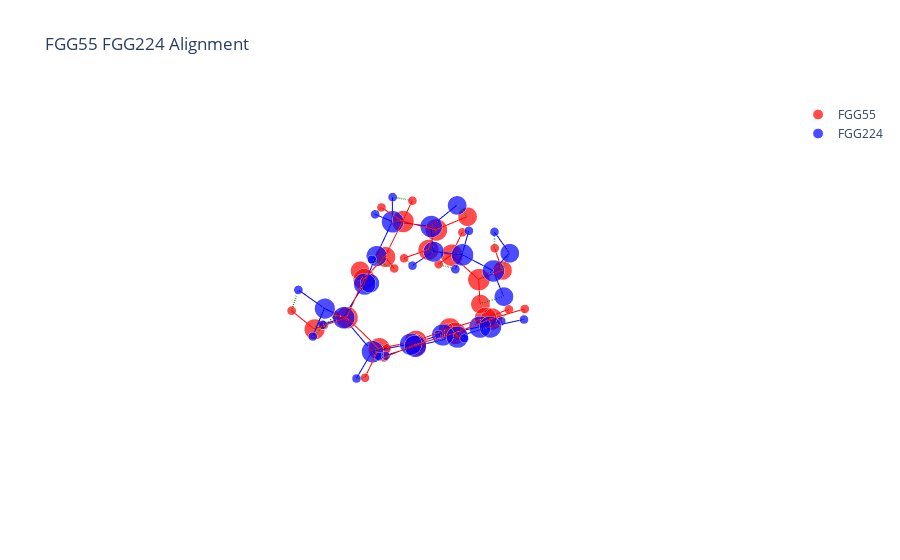

The notebook cell this image was saved under:
### Code cell
# %%
# Read the molecules
molA = next(pybel.readfile("xyz", "../Data/FGG-Tripeptide/252_FGG55.xyz"))
molB = next(pybel.readfile("xyz", "../Data/FGG-Tripeptide/258_FGG224.xyz"))
X_A, T_A, B_A = otm.tl.process_molecule(molA) # Output (1) spatial coordinates, (2) atom types, and (3) bonds as numpy arrays.
X_B, T_B, B_B = otm.tl.process_molecule(molB)
assignment = otmol_name_res['assignment'][5]
P = otm.tl.permutation_to_matrix(assignment)
X_B_aligned, _, _ = otm.tl.kabsch(X_A, X_B, P) 
print(otm.tl.root_mean_square_deviation(X_A, X_B_aligned[assignment]))
otm.pl.interactive_alignment_plot(X_A, X_B_aligned, T_A, T_B, B_A, B_B, assignment = assignment, nameA = 'FGG55', nameB = 'FGG224', save = False)

### Figure 1 — Plotly figure (JSON) as saved in the notebook; plotly's stock layout.template omitted (floating-point values rounded to 4 significant figures)
{"data": [{"marker": {"color": "red", "size": [13.2, 15.2, 13.2, 6.2, 15.2, 6.2, 6.2, 14.2, 6.2, 15.2, 13.2, 15.2, 6.2, 6.2, 14.2, 6.2, 15.2, 13.2, 15.2, 14.2, 6.2, 6.2, 6.2, 15.2, 6.2, 6.2, 15.2, 15.2, 6.2, 15.2, 6.2, 15.2, 6.2, 15.2, 6.2, 15.2, 6.2], "symbol": "circle"}, "mode": "markers", "name": "FGG55", "type": "scatter3d", "x": [-3.065, -3.029, -3.155, -2.99, -2.846, -2.855, -3.677, -1.595, -0.848, -1.402, -2.229, -0.085, -0.04, -0.075, 1.09, 1.478, 1.524, 0.952, 2.756, 3.482, 2.807, 3.863, 3.429, 2.321, 3.22, 1.634, 1.675, 2.433, 3.5, 1.834, 2.435, 0.465, -0.003, -0.297, -1.357, 0.307, -0.292], "y": [0.117, -0.032, 0.992, 0.658, -1.396, -2.147, -1.574, -1.507, -2.111, -0.89, -0.122, -1.219, -2.292, -0.686, -0.845, 0.078, -1.574, -2.605, -1.048, -2.091, -2.631, -2.746, -0.586, 0.033, 0.33, -0.418, 1.208, 2.027, 1.859, 3.059, 3.683, 3.291, 4.091, 2.499, 2.673, 1.462, 0.849], "z": [-2.327, -1.129, -0.274, 0.642, -0.469, -1.251, 0.217, 0.261, -0.072, 1.437, 1.947, 2.128, 2.315, 3.073, 1.364, 1.493, 0.311, -0.059, -0.42, -1.123, -1.655, -0.45, 0.305, -1.427, -1.968, -2.147, -0.752, 0.094, 0.183, 0.815, 1.463, 0.69, 1.247, -0.168, -0.283, -0.879, -1.543]}, {"marker": {"color": "blue", "size": [13.2, 15.2, 13.2, 6.2, 15.2, 6.2, 6.2, 14.2, 6.2, 15.2, 13.2, 15.2, 6.2, 6.2, 14.2, 6.2, 15.2, 13.2, 15.2, 14.2, 6.2, 6.2, 6.2, 15.2, 6.2, 6.2, 15.2, 15.2, 6.2, 15.2, 6.2, 15.2, 6.2, 15.2, 6.2, 15.2, 6.2], "symbol": "circle"}, "mode": "markers", "name": "FGG224", "type": "scatter3d", "x": [-3.351, -3.181, -3.13, -2.903, -3.02, -3.8, -3.14, -1.723, -1.046, -1.403, -2.131, -0.08682, 0.04186, -0.1697, 1.08, 1.747, 1.387, 0.6425, 2.727, 3.604, 3.954, 4.416, 3.113, 2.494, 1.948, 3.472, 1.737, 0.3841, -0.1034, -0.3386, -1.376, 0.2841, -0.277, 1.632, 2.125, 2.353, 3.404], "y": [1.059, 0.5414, 1.251, 0.6425, -0.9646, -1.327, -1.424, -1.347, -1.847, -1.157, -0.5574, -1.782, -1.541, -2.864, -1.332, -0.6964, -1.769, -2.488, -1.3, -0.8926, -1.712, -0.4154, -2.139, -0.1276, -0.5187, 0.2015, 1.024, 1.21, 0.5359, 2.265, 2.406, 3.14, 3.955, 2.97, 3.656, 1.924, 1.812], "z": [-1.593, -0.5127, 0.6174, 1.363, -0.3401, 0.3321, -1.314, 0.1898, -0.386, 1.476, 2.281, 1.918, 2.967, 1.805, 1.188, 1.606, -0.04454, -0.7224, -0.5811, 0.5147, 0.9996, 0.1406, -1.167, -1.551, -2.41, -1.911, -0.9519, -1.258, -1.952, -0.7027, -0.9692, 0.1853, 0.6209, 0.4956, 1.171, -0.07535, 0.1585]}, {"line": {"color": "red", "width": 2}, "mode": "lines", "showlegend": false, "type": "scatter3d", "x": [-3.065, -3.029], "y": [0.117, -0.032], "z": [-2.327, -1.129]}, {"line": {"color": "red", "width": 2}, "mode": "lines", "showlegend": false, "type": "scatter3d", "x": [-3.029, -3.155], "y": [-0.032, 0.992], "z": [-1.129, -0.274]}, {"line": {"color": "red", "width": 2}, "mode": "lines", "showlegend": false, "type": "scatter3d", "x": [-3.029, -2.846], "y": [-0.032, -1.396], "z": [-1.129, -0.469]}, {"line": {"color": "red", "width": 2}, "mode": "lines", "showlegend": false, "type": "scatter3d", "x": [-3.155, -2.99], "y": [0.992, 0.658], "z": [-0.274, 0.642]}, {"line": {"color": "red", "width": 2}, "mode": "lines", "showlegend": false, "type": "scatter3d", "x": [-2.846, -2.855], "y": [-1.396, -2.147], "z": [-0.469, -1.251]}, {"line": {"color": "red", "width": 2}, "mode": "lines", "showlegend": false, "type": "scatter3d", "x": [-2.846, -3.677], "y": [-1.396, -1.574], "z": [-0.469, 0.217]}, {"line": {"color": "red", "width": 2}, "mode": "lines", "showlegend": false, "type": "scatter3d", "x": [-2.846, -1.595], "y": [-1.396, -1.507], "z": [-0.469, 0.261]}, {"line": {"color": "red", "width": 2}, "mode": "lines", "showlegend": false, "type": "scatter3d", "x": [-1.595, -0.848], "y": [-1.507, -2.111], "z": [0.261, -0.072]}, {"line": {"color": "red", "width": 2}, "mode": "lines", "showlegend": false, "type": "scatter3d", "x": [-1.595, -1.402], "y": [-1.507, -0.89], "z": [0.261, 1.437]}, {"line": {"color": "red", "width": 2}, "mode": "lines", "showlegend": false, "type": "scatter3d", "x": [-1.402, -2.229], "y": [-0.89, -0.122], "z": [1.437, 1.947]}, {"line": {"color": "red", "width": 2}, "mode": "lines", "showlegend": false, "type": "scatter3d", "x": [-1.402, -0.085], "y": [-0.89, -1.219], "z": [1.437, 2.128]}, {"line": {"color": "red", "width": 2}, "mode": "lines", "showlegend": false, "type": "scatter3d", "x": [-0.085, -0.04], "y": [-1.219, -2.292], "z": [2.128, 2.315]}, {"line": {"color": "red", "width": 2}, "mode": "lines", "showlegend": false, "type": "scatter3d", "x": [-0.085, -0.075], "y": [-1.219, -0.686], "z": [2.128, 3.073]}, {"line": {"color": "red", "width": 2}, "mode": "lines", "showlegend": false, "type": "scatter3d", "x": [-0.085, 1.09], "y": [-1.219, -0.845], "z": [2.128, 1.364]}, {"line": {"color": "red", "width": 2}, "mode": "lines", "showlegend": false, "type": "scatter3d", "x": [1.09, 1.478], "y": [-0.845, 0.078], "z": [1.364, 1.493]}, {"line": {"color": "red", "width": 2}, "mode": "lines", "showlegend": false, "type": "scatter3d", "x": [1.09, 1.524], "y": [-0.845, -1.574], "z": [1.364, 0.311]}, {"line": {"color": "red", "width": 2}, "mode": "lines", "showlegend": false, "type": "scatter3d", "x": [1.524, 0.952], "y": [-1.574, -2.605], "z": [0.311, -0.059]}, {"line": {"color": "red", "width": 2}, "mode": "lines", "showlegend": false, "type": "scatter3d", "x": [1.524, 2.756], "y": [-1.574, -1.048], "z": [0.311, -0.42]}, {"line": {"color": "red", "width": 2}, "mode": "lines", "showlegend": false, "type": "scatter3d", "x": [2.756, 3.482], "y": [-1.048, -2.091], "z": [-0.42, -1.123]}, {"line": {"color": "red", "width": 2}, "mode": "lines", "showlegend": false, "type": "scatter3d", "x": [2.756, 3.429], "y": [-1.048, -0.586], "z": [-0.42, 0.305]}, {"line": {"color": "red", "width": 2}, "mode": "lines", "showlegend": false, "type": "scatter3d", "x": [2.756, 2.321], "y": [-1.048, 0.033], "z": [-0.42, -1.427]}, {"line": {"color": "red", "width": 2}, "mode": "lines", "showlegend": false, "type": "scatter3d", "x": [3.482, 2.807], "y": [-2.091, -2.631], "z": [-1.123, -1.655]}, {"line": {"color": "red", "width": 2}, "mode": "lines", "showlegend": false, "type": "scatter3d", "x": [3.482, 3.863], "y": [-2.091, -2.746], "z": [-1.123, -0.45]}, {"line": {"color": "red", "width": 2}, "mode": "lines", "showlegend": false, "type": "scatter3d", "x": [2.321, 3.22], "y": [0.033, 0.33], "z": [-1.427, -1.968]}, {"line": {"color": "red", "width": 2}, "mode": "lines", "showlegend": false, "type": "scatter3d", "x": [2.321, 1.634], "y": [0.033, -0.418], "z": [-1.427, -2.147]}, {"line": {"color": "red", "width": 2}, "mode": "lines", "showlegend": false, "type": "scatter3d", "x": [2.321, 1.675], "y": [0.033, 1.208], "z": [-1.427, -0.752]}, {"line": {"color": "red", "width": 2}, "mode": "lines", "showlegend": false, "type": "scatter3d", "x": [1.675, 2.433], "y": [1.208, 2.027], "z": [-0.752, 0.094]}, {"line": {"color": "red", "width": 2}, "mode": "lines", "showlegend": false, "type": "scatter3d", "x": [1.675, 0.307], "y": [1.208, 1.462], "z": [-0.752, -0.879]}, {"line": {"color": "red", "width": 2}, "mode": "lines", "showlegend": false, "type": "scatter3d", "x": [2.433, 3.5], "y": [2.027, 1.859], "z": [0.094, 0.183]}, {"line": {"color": "red", "width": 2}, "mode": "lines", "showlegend": false, "type": "scatter3d", "x": [2.433, 1.834], "y": [2.027, 3.059], "z": [0.094, 0.815]}, {"line": {"color": "red", "width": 2}, "mode": "lines", "showlegend": false, "type": "scatter3d", "x": [1.834, 2.435], "y": [3.059, 3.683], "z": [0.815, 1.463]}, {"line": {"color": "red", "width": 2}, "mode": "lines", "showlegend": false, "type": "scatter3d", "x": [1.834, 0.465], "y": [3.059, 3.291], "z": [0.815, 0.69]}, {"line": {"color": "red", "width": 2}, "mode": "lines", "showlegend": false, "type": "scatter3d", "x": [0.465, -0.003], "y": [3.291, 4.091], "z": [0.69, 1.247]}, {"line": {"color": "red", "width": 2}, "mode": "lines", "showlegend": false, "type": "scatter3d", "x": [0.465, -0.297], "y": [3.291, 2.499], "z": [0.69, -0.168]}, {"line": {"color": "red", "width": 2}, "mode": "lines", "showlegend": false, "type": "scatter3d", "x": [-0.297, -1.357], "y": [2.499, 2.673], "z": [-0.168, -0.283]}, {"line": {"color": "red", "width": 2}, "mode": "lines", "showlegend": false, "type": "scatter3d", "x": [-0.297, 0.307], "y": [2.499, 1.462], "z": [-0.168, -0.879]}, {"line": {"color": "red", "width": 2}, "mode": "lines", "showlegend": false, "type": "scatter3d", "x": [0.307, -0.292], "y": [1.462, 0.849], "z": [-0.879, -1.543]}, {"line": {"color": "blue", "width": 2}, "mode": "lines", "showlegend": false, "type": "scatter3d", "x": [-3.351, -3.181], "y": [1.059, 0.5414], "z": [-1.593, -0.5127]}, {"line": {"color": "blue", "width": 2}, "mode": "lines", "showlegend": false, "type": "scatter3d", "x": [-3.181, -3.13], "y": [0.5414, 1.251], "z": [-0.5127, 0.6174]}, {"line": {"color": "blue", "width": 2}, "mode": "lines", "showlegend": false, "type": "scatter3d", "x": [-3.181, -3.02], "y": [0.5414, -0.9646], "z": [-0.5127, -0.3401]}, {"line": {"color": "blue", "width": 2}, "mode": "lines", "showlegend": false, "type": "scatter3d", "x": [-3.13, -2.903], "y": [1.251, 0.6425], "z": [0.6174, 1.363]}, {"line": {"color": "blue", "width": 2}, "mode": "lines", "showlegend": false, "type": "scatter3d", "x": [-3.02, -3.8], "y": [-0.9646, -1.327], "z": [-0.3401, 0.3321]}, {"line": {"color": "blue", "width": 2}, "mode": "lines", "showlegend": false, "type": "scatter3d", "x": [-3.02, -3.14], "y": [-0.9646, -1.424], "z": [-0.3401, -1.314]}, {"line": {"color": "blue", "width": 2}, "mode": "lines", "showlegend": false, "type": "scatter3d", "x": [-3.02, -1.723], "y": [-0.9646, -1.347], "z": [-0.3401, 0.1898]}, {"line": {"color": "blue", "width": 2}, "mode": "lines", "showlegend": false, "type": "scatter3d", "x": [-1.723, -1.046], "y": [-1.347, -1.847], "z": [0.1898, -0.386]}, {"line": {"color": "blue", "width": 2}, "mode": "lines", "showlegend": false, "type": "scatter3d", "x": [-1.723, -1.403], "y": [-1.347, -1.157], "z": [0.1898, 1.476]}, {"line": {"color": "blue", "width": 2}, "mode": "lines", "showlegend": false, "type": "scatter3d", "x": [-1.403, -2.131], "y": [-1.157, -0.5574], "z": [1.476, 2.281]}, {"line": {"color": "blue", "width": 2}, "mode": "lines", "showlegend": false, "type": "scatter3d", "x": [-1.403, -0.08682], "y": [-1.157, -1.782], "z": [1.476, 1.918]}, {"line": {"color": "blue", "width": 2}, "mode": "lines", "showlegend": false, "type": "scatter3d", "x": [-0.08682, 0.04186], "y": [-1.782, -1.541], "z": [1.918, 2.967]}, {"line": {"color": "blue", "width": 2}, "mode": "lines", "showlegend": false, "type": "scatter3d", "x": [-0.08682, -0.1697], "y": [-1.782, -2.864], "z": [1.918, 1.805]}, {"line": {"color": "blue", "width": 2}, "mode": "lines", "showlegend": false, "type": "scatter3d", "x": [-0.08682, 1.08], "y": [-1.782, -1.332], "z": [1.918, 1.188]}, {"line": {"color": "blue", "width": 2}, "mode": "lines", "showlegend": false, "type": "scatter3d", "x": [1.08, 1.747], "y": [-1.332, -0.6964], "z": [1.188, 1.606]}, {"line": {"color": "blue", "width": 2}, "mode": "lines", "showlegend": false, "type": "scatter3d", "x": [1.08, 1.387], "y": [-1.332, -1.769], "z": [1.188, -0.04454]}, {"line": {"color": "blue", "width": 2}, "mode": "lines", "showlegend": false, "type": "scatter3d", "x": [1.387, 0.6425], "y": [-1.769, -2.488], "z": [-0.04454, -0.7224]}, {"line": {"color": "blue", "width": 2}, "mode": "lines", "showlegend": false, "type": "scatter3d", "x": [1.387, 2.727], "y": [-1.769, -1.3], "z": [-0.04454, -0.5811]}, {"line": {"color": "blue", "width": 2}, "mode": "lines", "showlegend": false, "type": "scatter3d", "x": [2.727, 3.604], "y": [-1.3, -0.8926], "z": [-0.5811, 0.5147]}, {"line": {"color": "blue", "width": 2}, "mode": "lines", "showlegend": false, "type": "scatter3d", "x": [2.727, 3.113], "y": [-1.3, -2.139], "z": [-0.5811, -1.167]}, {"line": {"color": "blue", "width": 2}, "mode": "lines", "showlegend": false, "type": "scatter3d", "x": [2.727, 2.494], "y": [-1.3, -0.1276], "z": [-0.5811, -1.551]}, {"line": {"color": "blue", "width": 2}, "mode": "lines", "showlegend": false, "type": "scatter3d", "x": [3.604, 3.954], "y": [-0.8926, -1.712], "z": [0.5147, 0.9996]}, {"line": {"color": "blue", "width": 2}, "mode": "lines", "showlegend": false, "type": "scatter3d", "x": [3.604, 4.416], "y": [-0.8926, -0.4154], "z": [0.5147, 0.1406]}, {"line": {"color": "blue", "width": 2}, "mode": "lines", "showlegend": false, "type": "scatter3d", "x": [2.494, 1.948], "y": [-0.1276, -0.5187], "z": [-1.551, -2.41]}, {"line": {"color": "blue", "width": 2}, "mode": "lines", "showlegend": false, "type": "scatter3d", "x": [2.494, 3.472], "y": [-0.1276, 0.2015], "z": [-1.551, -1.911]}, {"line": {"color": "blue", "width": 2}, "mode": "lines", "showlegend": false, "type": "scatter3d", "x": [2.494, 1.737], "y": [-0.1276, 1.024], "z": [-1.551, -0.9519]}, {"line": {"color": "blue", "width": 2}, "mode": "lines", "showlegend": false, "type": "scatter3d", "x": [1.737, 0.3841], "y": [1.024, 1.21], "z": [-0.9519, -1.258]}, {"line": {"color": "blue", "width": 2}, "mode": "lines", "showlegend": false, "type": "scatter3d", "x": [1.737, 2.353], "y": [1.024, 1.924], "z": [-0.9519, -0.07535]}, {"line": {"color": "blue", "width": 2}, "mode": "lines", "showlegend": false, "type": "scatter3d", "x": [0.3841, -0.1034], "y": [1.21, 0.5359], "z": [-1.258, -1.952]}, {"line": {"color": "blue", "width": 2}, "mode": "lines", "showlegend": false, "type": "scatter3d", "x": [0.3841, -0.3386], "y": [1.21, 2.265], "z": [-1.258, -0.7027]}, {"line": {"color": "blue", "width": 2}, "mode": "lines", "showlegend": false, "type": "scatter3d", "x": [-0.3386, -1.376], "y": [2.265, 2.406], "z": [-0.7027, -0.9692]}, {"line": {"color": "blue", "width": 2}, "mode": "lines", "showlegend": false, "type": "scatter3d", "x": [-0.3386, 0.2841], "y": [2.265, 3.14], "z": [-0.7027, 0.1853]}, {"line": {"color": "blue", "width": 2}, "mode": "lines", "showlegend": false, "type": "scatter3d", "x": [0.2841, -0.277], "y": [3.14, 3.955], "z": [0.1853, 0.6209]}, {"line": {"color": "blue", "width": 2}, "mode": "lines", "showlegend": false, "type": "scatter3d", "x": [0.2841, 1.632], "y": [3.14, 2.97], "z": [0.1853, 0.4956]}, {"line": {"color": "blue", "width": 2}, "mode": "lines", "showlegend": false, "type": "scatter3d", "x": [1.632, 2.125], "y": [2.97, 3.656], "z": [0.4956, 1.171]}, {"line": {"color": "blue", "width": 2}, "mode": "lines", "showlegend": false, "type": "scatter3d", "x": [1.632, 2.353], "y": [2.97, 1.924], "z": [0.4956, -0.07535]}, {"line": {"color": "blue", "width": 2}, "mode": "lines", "showlegend": false, "type": "scatter3d", "x": [2.353, 3.404], "y": [1.924, 1.812], "z": [-0.07535, 0.1585]}, {"line": {"color": "green", "dash": "longdash", "width": 3}, "mode": "lines", "showlegend": false, "type": "scatter3d", "x": [-3.065, -3.351], "y": [0.117, 1.059], "z": [-2.327, -1.593]}, {"line": {"color": "green", "dash": "longdash", "width": 3}, "mode": "lines", "showlegend": false, "type": "scatter3d", "x": [-3.029, -3.181], "y": [-0.032, 0.5414], "z": [-1.129, -0.5127]}, {"line": {"color": "green", "dash": "longdash", "width": 3}, "mode": "lines", "showlegend": false, "type": "scatter3d", "x": [-3.155, -3.13], "y": [0.992, 1.251], "z": [-0.274, 0.6174]}, {"line": {"color": "green", "dash": "longdash", "width": 3}, "mode": "lines", "showlegend": false, "type": "scatter3d", "x": [-2.99, -2.903], "y": [0.658, 0.6425], "z": [0.642, 1.363]}, {"line": {"color": "green", "dash": "longdash", "width": 3}, "mode": "lines", "showlegend": false, "type": "scatter3d", "x": [-2.846, -3.02], "y": [-1.396, -0.9646], "z": [-0.469, -0.3401]}, {"line": {"color": "green", "dash": "longdash", "width": 3}, "mode": "lines", "showlegend": false, "type": "scatter3d", "x": [-2.855, -3.14], "y": [-2.147, -1.424], "z": [-1.251, -1.314]}, {"line": {"color": "green", "dash": "longdash", "width": 3}, "mode": "lines", "showlegend": false, "type": "scatter3d", "x": [-3.677, -3.8], "y": [-1.574, -1.327], "z": [0.217, 0.3321]}, {"line": {"color": "green", "dash": "longdash", "width": 3}, "mode": "lines", "showlegend": false, "type": "scatter3d", "x": [-1.595, -1.723], "y": [-1.507, -1.347], "z": [0.261, 0.1898]}, {"line": {"color": "green", "dash": "longdash", "width": 3}, "mode": "lines", "showlegend": false, "type": "scatter3d", "x": [-0.848, -1.046], "y": [-2.111, -1.847], "z": [-0.072, -0.386]}, {"line": {"color": "green", "dash": "longdash", "width": 3}, "mode": "lines", "showlegend": false, "type": "scatter3d", "x": [-1.402, -1.403], "y": [-0.89, -1.157], "z": [1.437, 1.476]}, {"line": {"color": "green", "dash": "longdash", "width": 3}, "mode": "lines", "showlegend": false, "type": "scatter3d", "x": [-2.229, -2.131], "y": [-0.122, -0.5574], "z": [1.947, 2.281]}, {"line": {"color": "green", "dash": "longdash", "width": 3}, "mode": "lines", "showlegend": false, "type": "scatter3d", "x": [-0.085, -0.08682], "y": [-1.219, -1.782], "z": [2.128, 1.918]}, {"line": {"color": "green", "dash": "longdash", "width": 3}, "mode": "lines", "showlegend": false, "type": "scatter3d", "x": [-0.04, -0.1697], "y": [-2.292, -2.864], "z": [2.315, 1.805]}, {"line": {"color": "green", "dash": "longdash", "width": 3}, "mode": "lines", "showlegend": false, "type": "scatter3d", "x": [-0.075, 0.04186], "y": [-0.686, -1.541], "z": [3.073, 2.967]}, {"line": {"color": "green", "dash": "longdash", "width": 3}, "mode": "lines", "showlegend": false, "type": "scatter3d", "x": [1.09, 1.08], "y": [-0.845, -1.332], "z": [1.364, 1.188]}, {"line": {"color": "green", "dash": "longdash", "width": 3}, "mode": "lines", "showlegend": false, "type": "scatter3d", "x": [1.478, 1.747], "y": [0.078, -0.6964], "z": [1.493, 1.606]}, {"line": {"color": "green", "dash": "longdash", "width": 3}, "mode": "lines", "showlegend": false, "type": "scatter3d", "x": [1.524, 1.387], "y": [-1.574, -1.769], "z": [0.311, -0.04454]}, {"line": {"color": "green", "dash": "longdash", "width": 3}, "mode": "lines", "showlegend": false, "type": "scatter3d", "x": [0.952, 0.6425], "y": [-2.605, -2.488], "z": [-0.059, -0.7224]}, {"line": {"color": "green", "dash": "longdash", "width": 3}, "mode": "lines", "showlegend": false, "type": "scatter3d", "x": [2.756, 2.727], "y": [-1.048, -1.3], "z": [-0.42, -0.5811]}, {"line": {"color": "green", "dash": "longdash", "width": 3}, "mode": "lines", "showlegend": false, "type": "scatter3d", "x": [3.482, 3.604], "y": [-2.091, -0.8926], "z": [-1.123, 0.5147]}, {"line": {"color": "green", "dash": "longdash", "width": 3}, "mode": "lines", "showlegend": false, "type": "scatter3d", "x": [2.807, 3.113], "y": [-2.631, -2.139], "z": [-1.655, -1.167]}, {"line": {"color": "green", "dash": "longdash", "width": 3}, "mode": "lines", "showlegend": false, "type": "scatter3d", "x": [3.863, 3.954], "y": [-2.746, -1.712], "z": [-0.45, 0.9996]}, {"line": {"color": "green", "dash": "longdash", "width": 3}, "mode": "lines", "showlegend": false, "type": "scatter3d", "x": [3.429, 4.416], "y": [-0.586, -0.4154], "z": [0.305, 0.1406]}, {"line": {"color": "green", "dash": "longdash", "width": 3}, "mode": "lines", "showlegend": false, "type": "scatter3d", "x": [2.321, 2.494], "y": [0.033, -0.1276], "z": [-1.427, -1.551]}, {"line": {"color": "green", "dash": "longdash", "width": 3}, "mode": "lines", "showlegend": false, "type": "scatter3d", "x": [3.22, 3.472], "y": [0.33, 0.2015], "z": [-1.968, -1.911]}, {"line": {"color": "green", "dash": "longdash", "width": 3}, "mode": "lines", "showlegend": false, "type": "scatter3d", "x": [1.634, 1.948], "y": [-0.418, -0.5187], "z": [-2.147, -2.41]}, {"line": {"color": "green", "dash": "longdash", "width": 3}, "mode": "lines", "showlegend": false, "type": "scatter3d", "x": [1.675, 1.737], "y": [1.208, 1.024], "z": [-0.752, -0.9519]}, {"line": {"color": "green", "dash": "longdash", "width": 3}, "mode": "lines", "showlegend": false, "type": "scatter3d", "x": [2.433, 2.353], "y": [2.027, 1.924], "z": [0.094, -0.07535]}, {"line": {"color": "green", "dash": "longdash", "width": 3}, "mode": "lines", "showlegend": false, "type": "scatter3d", "x": [3.5, 3.404], "y": [1.859, 1.812], "z": [0.183, 0.1585]}, {"line": {"color": "green", "dash": "longdash", "width": 3}, "mode": "lines", "showlegend": false, "type": "scatter3d", "x": [1.834, 1.632], "y": [3.059, 2.97], "z": [0.815, 0.4956]}, {"line": {"color": "green", "dash": "longdash", "width": 3}, "mode": "lines", "showlegend": false, "type": "scatter3d", "x": [2.435, 2.125], "y": [3.683, 3.656], "z": [1.463, 1.171]}, {"line": {"color": "green", "dash": "longdash", "width": 3}, "mode": "lines", "showlegend": false, "type": "scatter3d", "x": [0.465, 0.2841], "y": [3.291, 3.14], "z": [0.69, 0.1853]}, {"line": {"color": "green", "dash": "longdash", "width": 3}, "mode": "lines", "showlegend": false, "type": "scatter3d", "x": [-0.003, -0.277], "y": [4.091, 3.955], "z": [1.247, 0.6209]}, {"line": {"color": "green", "dash": "longdash", "width": 3}, "mode": "lines", "showlegend": false, "type": "scatter3d", "x": [-0.297, -0.3386], "y": [2.499, 2.265], "z": [-0.168, -0.7027]}, {"line": {"color": "green", "dash": "longdash", "width": 3}, "mode": "lines", "showlegend": false, "type": "scatter3d", "x": [-1.357, -1.376], "y": [2.673, 2.406], "z": [-0.283, -0.9692]}, {"line": {"color": "green", "dash": "longdash", "width": 3}, "mode": "lines", "showlegend": false, "type": "scatter3d", "x": [0.307, 0.3841], "y": [1.462, 1.21], "z": [-0.879, -1.258]}, {"line": {"color": "green", "dash": "longdash", "width": 3}, "mode": "lines", "showlegend": false, "type": "scatter3d", "x": [-0.292, -0.1034], "y": [0.849, 0.5359], "z": [-1.543, -1.952]}], "layout": {"scene": {"aspectmode": "data", "xaxis": {"title": {"text": "X"}, "visible": false}, "yaxis": {"title": {"text": "Y"}, "visible": false}, "zaxis": {"title": {"text": "Z"}, "visible": false}}, "showlegend": true, "title": {"text": "FGG55 FGG224 Alignment"}}}
